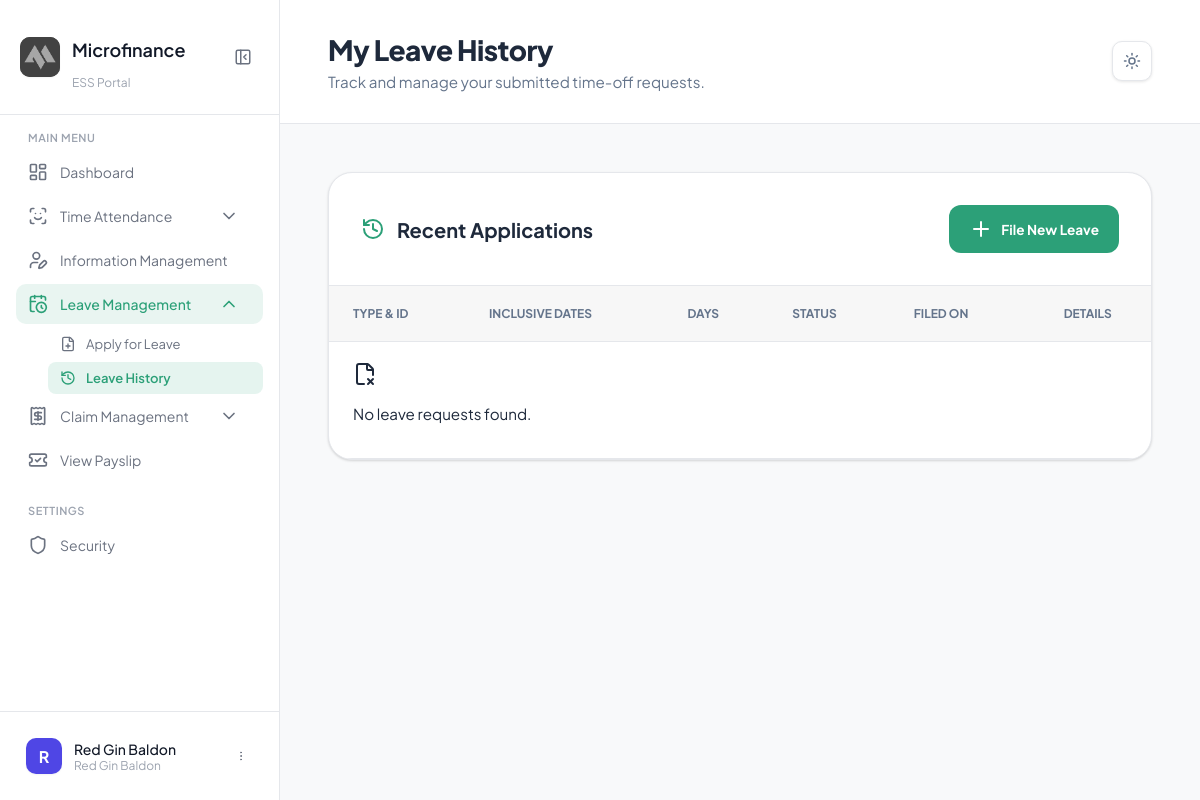
The page /modules/ess/leave_history.php (signed in) on the database as committed earlier.
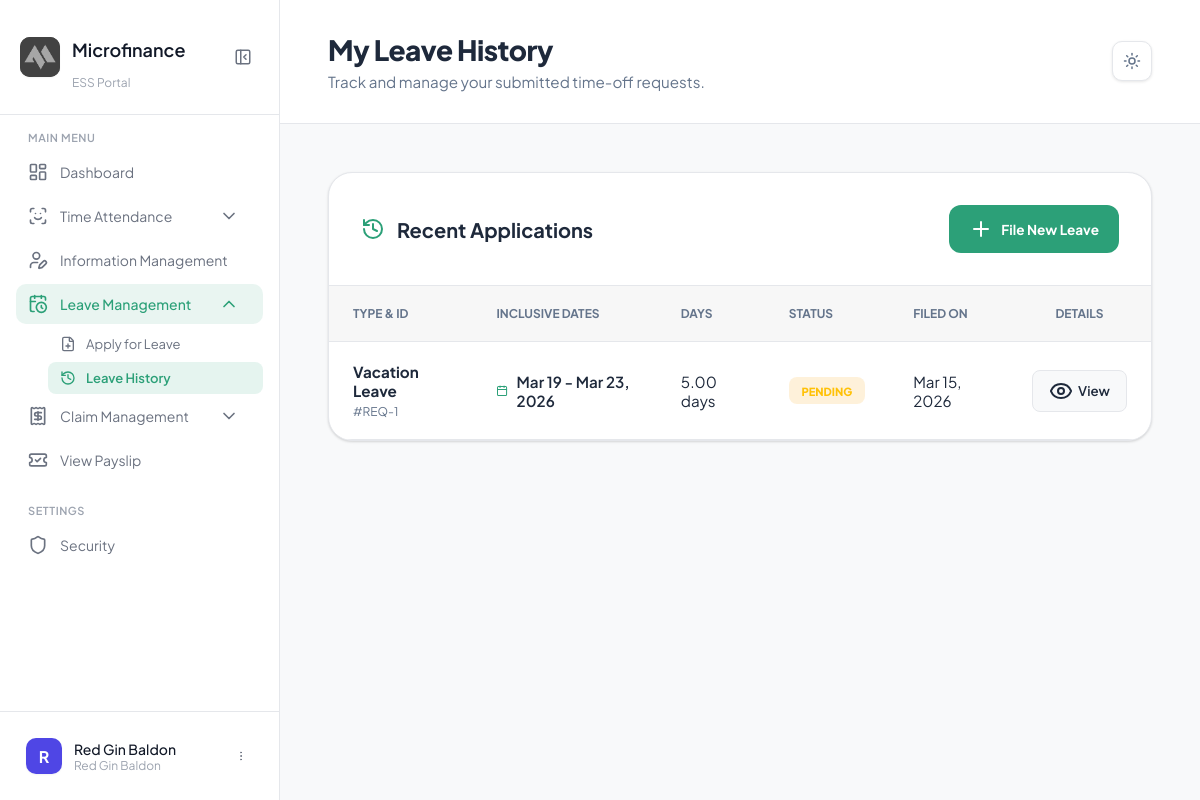
The same page on the database as committed later.
### tables this page shows
CREATE TABLE `leave_requests` (
  `LeaveRequestID` int(11) NOT NULL,
  `EmployeeID` int(11) NOT NULL,
  `LeaveTypeID` int(11) NOT NULL,
  `StartDate` date NOT NULL,
  `EndDate` date NOT NULL,
  `TotalDays` decimal(5,2) NOT NULL,
  `Reason` text DEFAULT NULL,
  `Status` enum('PENDING','APPROVED_BY_OFFICER','APPROVED_BY_HR','REJECTED','CANCELLED') NOT NULL DEFAULT 'PENDING',
  `OfficerApprovedBy` int(11) DEFAULT NULL,
  `HRApprovedBy` int(11) DEFAULT NULL,
  `OfficerNotes` text DEFAULT NULL,
  `HRNotes` text DEFAULT NULL,
  `AttachmentPath` varchar(500) DEFAULT NULL,
  `CreatedAt` timestamp NOT NULL DEFAULT current_timestamp(),
  `UpdatedAt` timestamp NOT NULL DEFAULT current_timestamp() ON UPDATE current_timestamp()
);

CREATE TABLE `leave_types` (
  `LeaveTypeID` int(11) NOT NULL,
  `LeaveName` varchar(50) NOT NULL,
  `IsPaid` tinyint(1) NOT NULL DEFAULT 1,
  `DefaultCredits` decimal(5,2) NOT NULL DEFAULT 0.00,
  `CreatedAt` timestamp NOT NULL DEFAULT current_timestamp()
);

### modules/ess/leave_history.php (the view, shortened to what this page needs)
<?php
require_once "../../config/config.php";
$employeeID = $_SESSION['employee_id'] ?? null;
$query = "SELECT lr.*, lt.LeaveName
          FROM leave_requests lr
          JOIN leave_types lt ON lr.LeaveTypeID = lt.LeaveTypeID
          WHERE lr.EmployeeID = ?
          ORDER BY lr.CreatedAt DESC";
$stmt = $conn->prepare($query);
$stmt->bind_param("i", $employeeID);
$stmt->execute();
$history = $stmt->get_result();
?>
<!DOCTYPE html>
<html lang="en">
<head>
    <link rel="stylesheet" href="../../css/ess/leave_history.css">
</head>
<body class="theme-controlled">
    <?php include "sidebar.php"; ?>
    <main class="main-content">
        <header class="page-header">
            <div class="header-left">
                <div class="page-title-box">
                    <h1>My Leave History</h1>
                    <p>Track and manage your submitted time-off requests.</p>
                </div>
            </div>
            <div class="header-right">
                <?php include "theme.php"; ?>
            </div>
        </header>
        <div class="content-wrapper">
            <div class="table-card">
                <div class="table-header">
                    <div class="th-left">
                        <i data-lucide="history" class="text-green"></i>
                        <h2>Recent Applications</h2>
                    </div>
                    <a href="leave_apply.php" class="btn-new-request">
                        <i data-lucide="plus"></i> File New Leave
                    </a>
                </div>
                <div class="table-responsive">
                    <table class="history-table">
                        <thead>
                            <tr>
                                <th>Type & ID</th>
                                <th>Inclusive Dates</th>
                                <th>Days</th>
                                <th>Status</th>
                                <th>Filed On</th>
                                <th style="text-align: center;">Details</th>
                            </tr>
                        </thead>
                        <tbody>
                            <?php if($history->num_rows > 0): ?>
                                <?php while($row = $history->fetch_assoc()): ?>
                                    <tr>
                                        <td>
                                            <div class="type-cell">
                                                <span class="type-name"><?php echo htmlspecialchars($row['LeaveName']); ?></span>
                                                <small class="type-id">#REQ-<?php echo $row['LeaveRequestID']; ?></small>
                                            </div>
                                        </td>
                                        <td>
                                            <div class="date-info">
                                                <i data-lucide="calendar"></i>
                                                <?php echo date('M d', strtotime($row['StartDate'])); ?> - <?php echo date('M d, Y', strtotime($row['EndDate'])); ?>
                                            </div>
                                        </td>
                                        <td><span class="day-val"><?php echo $row['TotalDays']; ?> days</span></td>
                                        <td>
                                            <span class="status-badge status-<?php echo $row['Status']; ?>">
                                                <?php echo str_replace('_', ' ', $row['Status']); ?>
                                            </span>
                                        </td>
                                        <td><?php echo date('M d, Y', strtotime($row['CreatedAt'])); ?></td>
                                        <td style="text-align: center;">
                                            <button class="btn-view" onclick="openRequestDetails(<?php echo $row['LeaveRequestID']; ?>)">
                                                <i data-lucide="eye"></i> View
                                            </button>
                                        </td>
                                    </tr>
                                <?php endwhile; ?>
                            <?php else: ?>
                                <tr>
                                    <td colspan="6" class="empty-row">
                                        <i data-lucide="file-x-2"></i>
                                        <p>No leave requests found.</p>
                                    </td>
                                </tr>
                            <?php endif; ?>
                        </tbody>
                    </table>
                </div>
            </div>
        </div>
    </main>
</body>
</html>

Rows that differ between the two databases and show on the page:
added leave_requests: LeaveTypeID.LeaveName "Vacation Leave", LeaveRequestID "1", StartDate "Mar 19", EndDate "Mar 23, 2026", TotalDays "5.00", Status "PENDING", CreatedAt "Mar 15, 2026"
Other text that changed with them:
text no longer shown: "No leave requests found."
